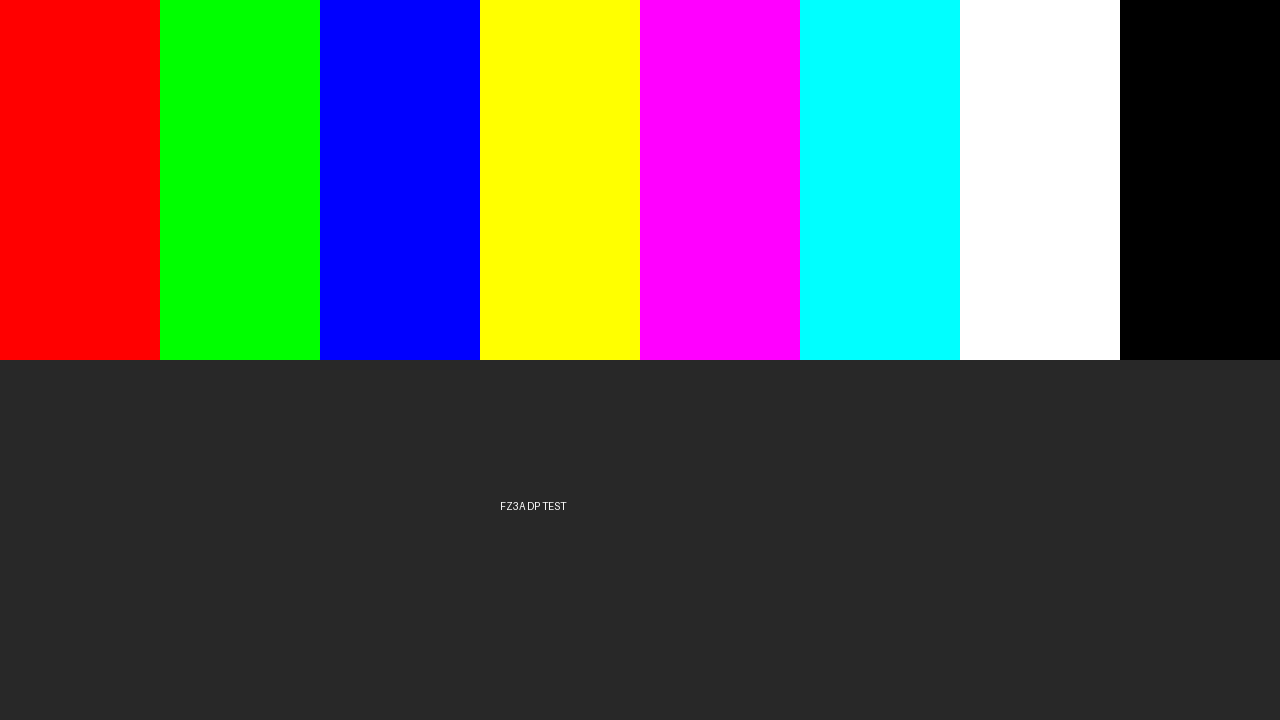
#> input picture test.png, 1280 x 720 px
$ python -i real_plate_coop.py   (imports and definitions only)
#> lines starting #> are read from the running program, lines starting #| are printed output that depends on the picture; after the words box and inside, x2 and y2 are one past the last pixel; in counts of white or black regions, pixels touching at a corner belong together
#!/usr/bin/env python3
"""PS+PL 协同 test on real plates.
3-pass inference:
  Pass 1 (mode 6, CN31 PS): classify first char (Chinese province)
  Pass 2 (mode 5, LPR36 PS): classify all alphanum chars
  Pass 3 (mode 1, PL CNN):  VERIFY chars that LPR36 predicts as digit (0-9)
                             PL CNN at 98.79% on MNIST digits >> PS LPR36
                             If PL CNN agrees → confirm digit
                             If disagree → use higher-confidence prediction
"""
import socket, struct, numpy as np, os, time, subprocess, json, re
from PIL import Image

BOARD = "192.168.6.191"
PORT = 5001
WIN_SSH = ["ssh", "-p", "2222", "huye@192.168.6.244"]
PROVINCES = '京津沪渝冀豫云辽黑湘皖鲁新苏浙赣鄂桂甘晋蒙陕吉闽贵粤青藏川宁琼'
LPR36 = '0123456789ABCDEFGHIJKLMNOPQRSTUVWXYZ'

def send_uart_M(n=1):
    for _ in range(n):
        cmd = 'powershell -Command "$p=[System.IO.Ports.SerialPort]::new(\'COM9\',115200); $p.Open(); $p.Write(\'M\'); Start-Sleep -Milliseconds 150; $p.Close()"'
        subprocess.run(WIN_SSH + [cmd], capture_output=True, timeout=15)
        time.sleep(0.25)

def send_char(sock, img):
    """Send 28x28 char, return (pred_u8, probs[10] as numpy)."""
    hdr = b'MNI\x00' + struct.pack('<III', 28, 28, 0)
    sock.sendall(hdr + img.astype(np.uint8).tobytes())
    resp = b''
    while len(resp) < 48:
        chunk = sock.recv(48 - len(resp))
        if not chunk: raise ConnectionError
        resp += chunk
    pred = resp[4]
    probs = np.frombuffer(resp[8:48], dtype=np.float32)
    return pred, probs

def otsu(g):
    hist, _ = np.histogram(g.flatten(), bins=256, range=(0, 256))
    total = g.size; st = np.sum(np.arange(256) * hist)
    sb = 0; wb = 0; mv = 0; th = 0
    for t in range(256):
        wb += hist[t]
        if wb == 0: continue
        wf = total - wb
        if wf == 0: break
        sb += t * hist[t]
        v = wb * wf * (sb/wb - (st-sb)/wf)**2
        if v > mv: mv = v; th = t
    return th

def cc_boxes(binary, min_area=20):
    h, w = binary.shape
    label = np.zeros((h, w), dtype=np.int32); nl = 1
    for y in range(h):
        for x in range(w):
            if binary[y, x] and label[y, x] == 0:
                stk = [(y, x)]
                while stk:
                    cy, cx = stk.pop()
                    if cy < 0 or cy >= h or cx < 0 or cx >= w: continue
                    if not binary[cy, cx] or label[cy, cx]: continue
                    label[cy, cx] = nl
                    stk.extend([(cy+1,cx),(cy-1,cx),(cy,cx+1),(cy,cx-1)])
                nl += 1
    boxes = []
    for k in range(1, nl):
        ys, xs = np.where(label == k)
        if len(ys) < min_area: continue
        boxes.append((xs.min(), ys.min(), xs.max(), ys.max(), len(ys)))
    return boxes

def norm28(patch):
    h, w = patch.shape
    if h == 0 or w == 0: return np.zeros((28,28), dtype=np.uint8)
    if h >= w: nh, nw = 22, max(1, int(w*22/h))
    else: nw, nh = 22, max(1, int(h*22/w))
    img = Image.fromarray(patch).resize((nw, nh), Image.BILINEAR)
    out = np.zeros((28,28), dtype=np.uint8)
    y0c = (28-nh)//2; x0c = (28-nw)//2
    out[y0c:y0c+nh, x0c:x0c+nw] = np.array(img)
    return out

def segment_plate_v2(image_path, n_chars=7):
    """Resize to 280x80, filter borders + dot, adaptive CN boundary."""
#> called with image_path = '../test.png', n_chars = 7
    try:
        img_pil = Image.open(image_path).convert('L').resize((280, 80), Image.BILINEAR)
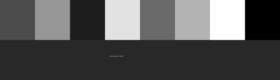
#> img_pil: PIL image 280x80 L; min 0, max 255, mean 83.8
    except Exception:
        return None
    img = np.array(img_pil)
    H, W = img.shape
#> H = 80; W = 280
    img_work = 255 - img if img.mean() > 127 else img.copy()
    t = otsu(img_work)
#> in otsu, `hist, _ = np.histogram(g.flatten(), bins=256, range=(0, 256))`: hist = 256 values, max 10879 at index 40, min 0 at index 1, mean 87.5
#> in otsu, `st = np.sum(np.arange(256) * hist)`: st = 1876747
#> the loop in otsu, `for t in range(256):` made 256 passes
#> (wb, wf, sb, mv) on passes 1, 6, 30, 31, 32, 33, 36, 40, 41, 42, 43, 45: (1326, 21074, 0, 2.22e+11), (1360, 21040, 170, 2.27e+11), (2647, 19753, 37493, 3.26e+11), (2680, 19720, 38483, 3.29e+11), (2719, 19681, 39692, 3.32e+11), (2720, 19680, 39724, 3.32e+11), (2754, 19646, 40914, 3.34e+11), (2788, 19612, 42240, 3.36e+11), (13667, 8733, 477400, 1.87e+12), (13677, 8723, 477810, 1.88e+12), (13680, 8720, 477936, 1.88e+12), (13754, 8646, 481192, 1.9e+12)
#> after the loop in otsu, `for t in range(256):`: mv = 2.31e+12; sb = 1548562; th = 120; wb = 22400
#> t = 120
    binary = (img_work > t).astype(np.uint8)
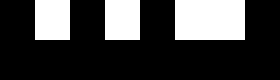
#> binary: shape (80, 280); values 0 (black) and 1 (white), 25% white; 3 white regions, box (x1, y1, x2, y2) and area: (175, 0, 245, 40) 2800, (35, 0, 70, 40) 1400, (105, 0, 140, 40) 1400
    boxes = cc_boxes(binary, min_area=25)
#> after the loop in cc_boxes, `for y in range(h):`:
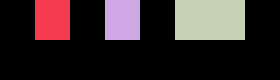
#> label: shape (80, 280) int32; 4 distinct labels, from 0 to 3; one colour per label, 0 black
#> boxes = [(35, 0, 69, 39, 1400), (105, 0, 139, 39, 1400), (175, 0, 244, 39, 2800)]
    if not boxes: return None
    char_boxes = []
    for b in boxes:
        bh = b[3]-b[1]+1; bw = b[2]-b[0]+1
        if bh < 25 or bh > 76: continue
        if bw < 5 or bw > 70: continue
        if b[1] == 0 and bh < 40: continue
        if b[3] >= H-1 and bh < 40: continue
        char_boxes.append(b)
#> this loop made 3 passes
#> (b, bw) on passes 1 to 3: ((35, 0, 69, 39, 1400), 35), ((105, 0, 139, 39, 1400), 35), ((175, 0, 244, 39, 2800), 70)
#> after the loop, char_boxes has the same summary as boxes
    char_boxes.sort(key=lambda b: b[0])
    non_dot = []
    for b in char_boxes:
        bw = b[2]-b[0]+1; bh = b[3]-b[1]+1; area = b[4]
        if area < 100 and bw < 15 and bh < 25:
            continue
        non_dot.append(b)
#> this loop made 3 passes
#> (b, bw, area) on passes 1 to 3: ((35, 0, 69, 39, 1400), 35, 1400), ((105, 0, 139, 39, 1400), 35, 1400), ((175, 0, 244, 39, 2800), 70, 2800)
#> after the loop, non_dot has the same summary as boxes
    if len(non_dot) < 4: return None
    x0a = min(b[0] for b in non_dot); x1a = max(b[2] for b in non_dot)
    total_w = x1a - x0a + 1
    avg_cw = total_w / n_chars
    best_cn = None; best_other = None; best_score = 1e9
    for ratio in [0.9, 1.0, 1.1, 1.2]:
        cn_b = x0a + int(avg_cw * ratio)
        cn_l = [b for b in non_dot if b[0] < cn_b]
        oth_l = [b for b in non_dot if b[0] >= cn_b]
        score = abs(len(oth_l) - (n_chars - 1))
        if len(cn_l) == 0: score += 100
        if score < best_score:
            best_score = score; best_cn = cn_l; best_other = oth_l
    if not best_cn or len(best_other) < 3: return None
    cx0 = min(b[0] for b in best_cn); cx1 = max(b[2] for b in best_cn)
    cy0 = min(b[1] for b in best_cn); cy1 = max(b[3] for b in best_cn)
    p = img_work[cy0:cy1+1, cx0:cx1+1].astype(np.uint8)
    p = np.where(p > t, p, 0).astype(np.uint8)
    patches = [norm28(p)]
    for (x0, y0, x1, y1, _) in best_other[:n_chars-1]:
        p = img_work[y0:y1+1, x0:x1+1].astype(np.uint8)
        p = np.where(p > t, p, 0).astype(np.uint8)
        patches.append(norm28(p))
    while len(patches) < n_chars:
        patches.append(np.zeros((28,28), dtype=np.uint8))
    return patches[:n_chars]

def extract_label(fn):
    m = re.match(r'_\d+_([^.]+)\.\w+', fn)
    if m: return m.group(1)
    base = fn.split('.')[0]
    if '_convert' in base: return base.split('_')[0]
    parts = base.rsplit('_', 1)
    if len(parts) == 2 and parts[1].isdigit() and len(parts[1]) <= 2:
        return parts[0] + parts[1]
    return base

# === Main ===
DIR = '/tmp/real_plates'
# [1 line that did not run here, left out]
# [4 lines not run here, left out]
all_patches = []  # [(plate_idx, char_idx, patch, fn, label)]
skip_list = []
# [9 lines not run here, left out]
# [1 line that did not run here, left out]
# [18 lines not run here, left out]
cn_preds = {}; cn_conf = {}
# [10 lines not run here, left out]
ps_preds = {}; ps_probs = {}
# [9 lines not run here, left out]
pl_preds = {}; pl_probs = {}
verify_count = 0
# [9 lines not run here, left out]

# Combine predictions
final_preds = {}
ps_to_pl_changes = 0; ps_to_pl_agree = 0
# [24 lines not run here, left out]
correct_plate = 0; total_plate = 0; correct_char = 0; total_char = 0
prov_c = 0; prov_t = 0; aln_c = 0; aln_t = 0
# [22 lines not run here, left out]

>>> result = segment_plate_v2('../test.png')
